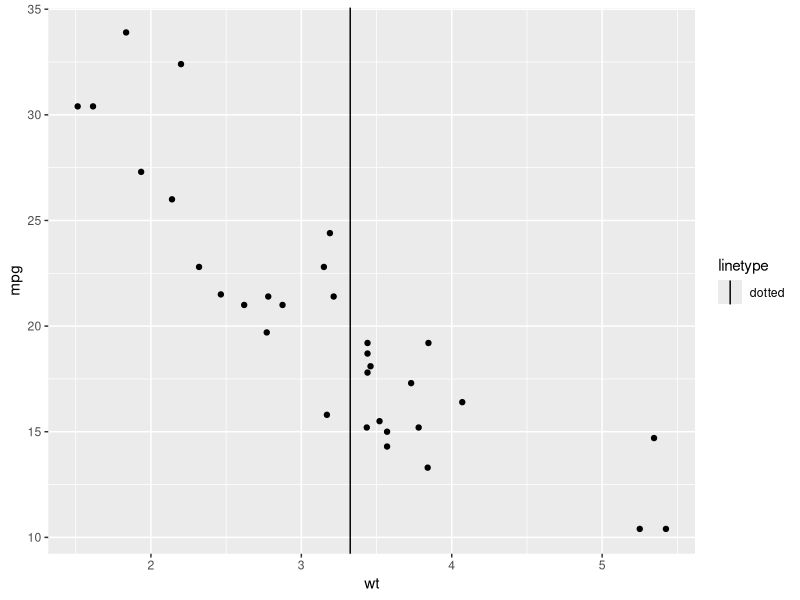
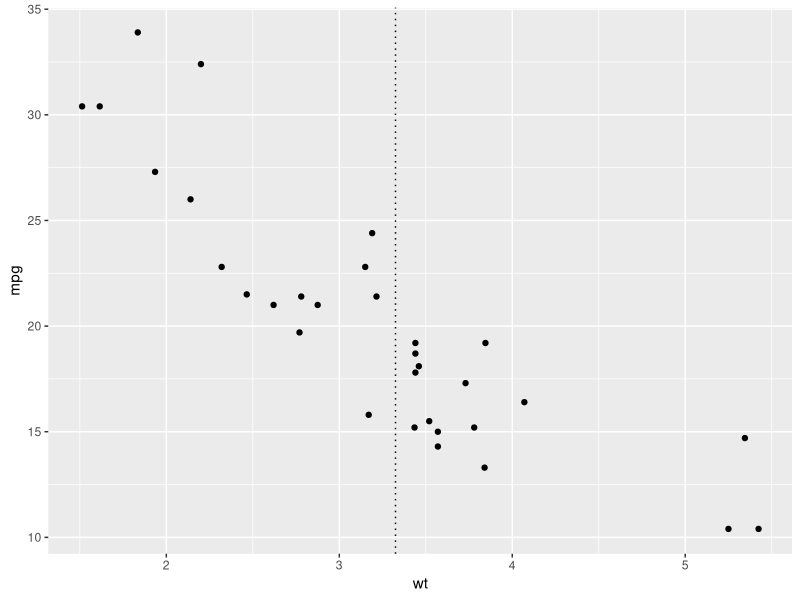
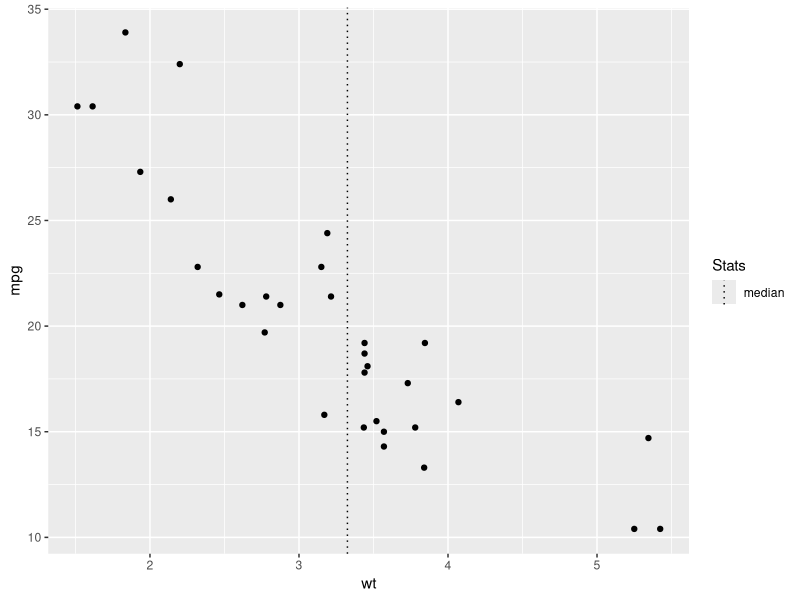
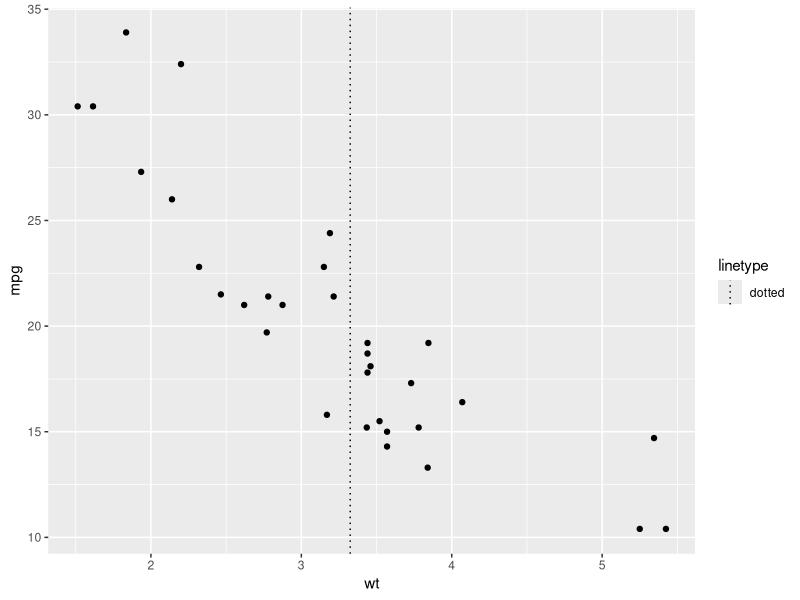
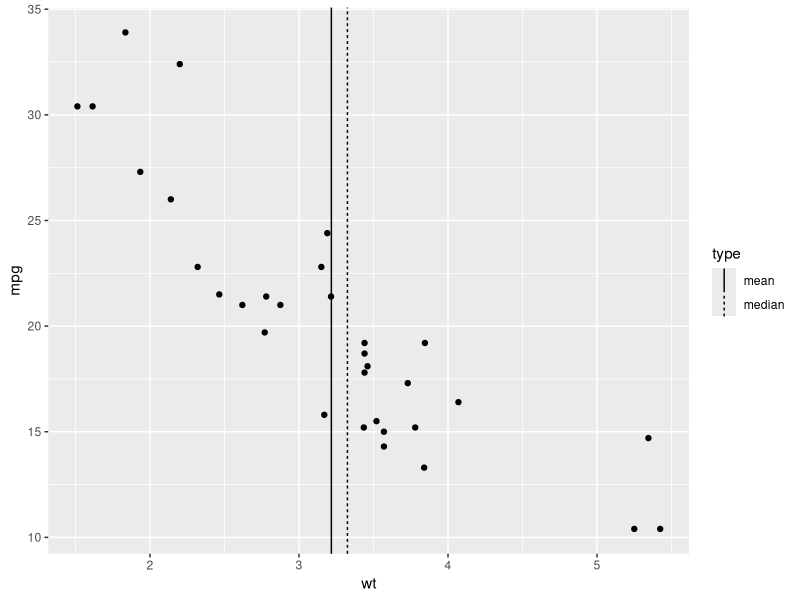

Recreate these plots in R, in order.
rm(list=ls())
require(ggplot2)
require(scales)

medians_mtcars <- data.frame("wt.median"=median(mtcars$wt))

# legend shows but linetype is wrong (solid)
p <- ggplot(mtcars, aes(wt, mpg))
p <- p + geom_point()
p <- p + geom_vline(aes(xintercept=wt.median, linetype="dotted"),
                    data=medians_mtcars, show_guide=TRUE)
p

# linetype is correct but legend does not show
p <- ggplot(mtcars, aes(wt, mpg))
p <- p + geom_point()
p <- p + geom_vline(aes(xintercept=wt.median),
                    data=medians_mtcars, show_guide=TRUE, linetype="dotted")
p

packageVersion("ggplot2")
packageVersion("scales")

#http://stackoverflow.com/questions/12545322/add-vline-to-existing-plot-and-have-it-appear-in-ggplot2-legend
#http://stackoverflow.com/questions/25253624/incorrect-linetype-in-legend-ggplot2-in-r

p <- ggplot(mtcars, aes(wt, mpg))
p <- p + geom_point()
p <- p + geom_vline(aes(xintercept=wt.median, linetype="dotted"),
                    data=medians_mtcars, show_guide=TRUE)
p <- p + scale_linetype_identity(guide="legend", name="Stats", labels="median")
p

p <- ggplot(mtcars, aes(wt, mpg))
p <- p + geom_point()
p <- p + geom_vline(aes(xintercept=wt.median, linetype="dotted"),
                    data=medians_mtcars, show_guide=TRUE)
p <- p + scale_linetype_manual(values="dotted")
p

stats_mtcars <- rbind(data.frame(type="median", "wt"=median(mtcars$wt)),
                      data.frame(type="mean", "wt"=mean(mtcars$wt)))
# legend shows but linetype is wrong (solid)
p <- ggplot(mtcars, aes(wt, mpg))
p <- p + geom_point()
p <- p + geom_vline(aes(xintercept=wt, linetype=type),
                    data=stats_mtcars, show_guide=TRUE)
#p <- p + scale_linetype_manual(values="dotted")
p

